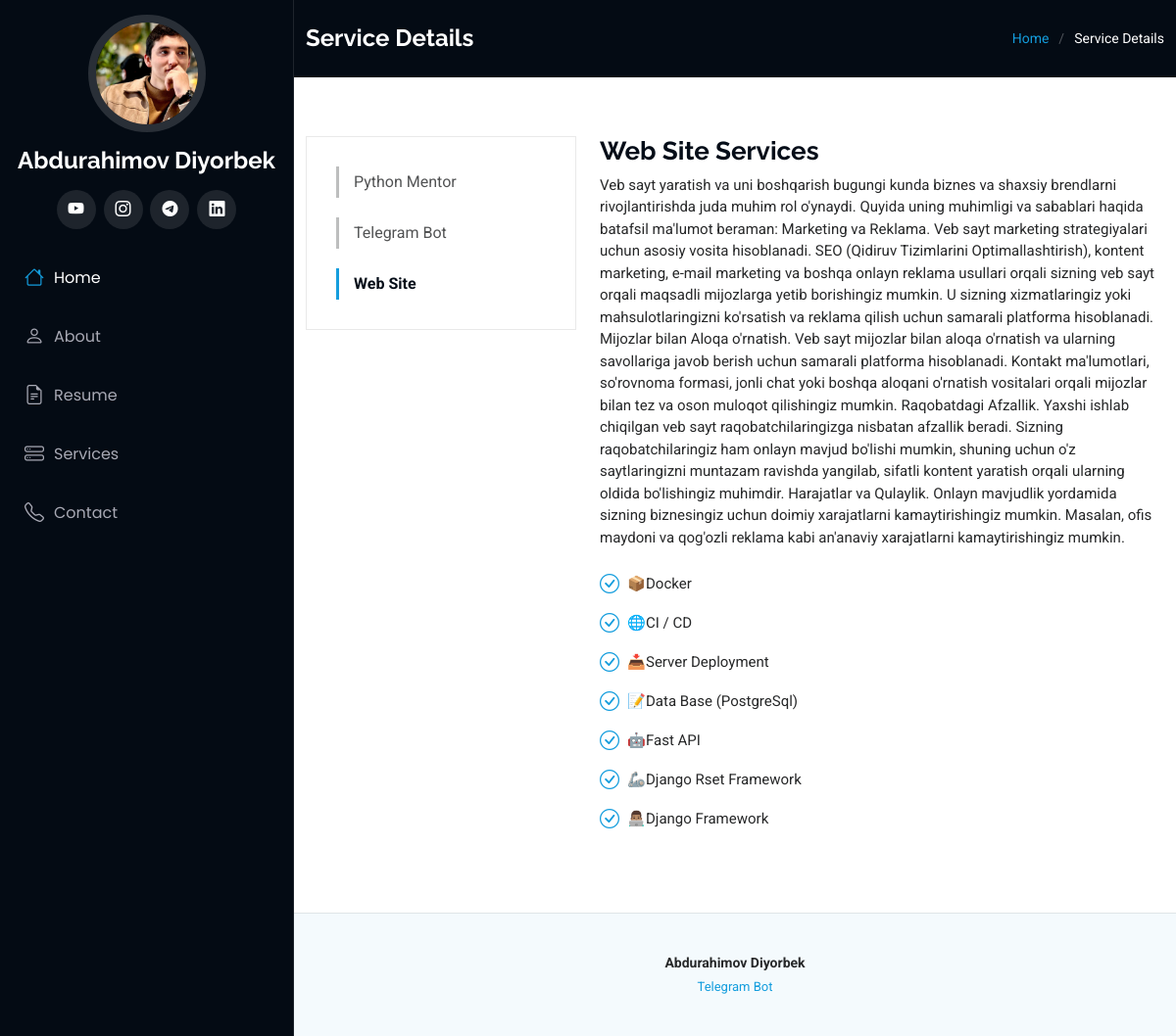
/service/7/, run on the app's committed database.
### resumeapp/models.py (models this page shows, shortened)
class About(models.Model):
    title = models.CharField(max_length=200)
    image = models.ImageField(upload_to='about/')
    bithday = models.DateField()
    site = models.CharField(max_length=200)
    phone_number = models.CharField(max_length=200)
    city = models.CharField(max_length=200)
    bot = models.CharField(max_length=200)
    degree = models.CharField(max_length=200)
    email = models.EmailField()
    freelance = models.CharField(max_length=200)
    happy_cleints = models.CharField(max_length=200)
    site_project = models.CharField(max_length=200)
    bot_project = models.CharField(max_length=200)
    students = models.CharField(max_length=200)
    created_at = models.DateTimeField(auto_now_add=True)
    updated_at = models.DateTimeField(auto_now=True)

class Service(models.Model):
    name = models.CharField(max_length=200)
    icon = models.CharField(max_length=200)
    title = models.CharField(max_length=200)
    description = models.TextField()
    created_at = models.DateTimeField(auto_now_add=True)
    updated_at = models.DateTimeField(auto_now=True)

class Advantage(models.Model):
    service = models.ForeignKey(Service, on_delete=models.CASCADE, related_name='advantage')
    title = models.CharField(max_length=200)

### resumeapp/views.py (the view)
# urls.py: path('service/<int:pk>/', service_detail, name='service-detail'),
def service_detail(request, pk):
    service_pk = Service.objects.get(id=pk)
    service = Service.objects.all()
    links = Links.objects.first()
    about = About.objects.all()
    ctx = {
        'detail': service_pk,
        'service': service,
        'about': about,
        'links': links,
    }
    return render(request, 'service-details.html', ctx)

### templates/service-details.html (shortened to what this page needs)
<!DOCTYPE html>
{% load static %}
<html lang="en">
<head>
    <link href="{% static 'vendor/bootstrap/css/bootstrap.min.css' %}" rel="stylesheet">
    <link href="{% static 'vendor/bootstrap-icons/bootstrap-icons.css' %}" rel="stylesheet">
    <link href="{% static 'vendor/aos/aos.css' %}" rel="stylesheet">
    <link href="{% static 'vendor/glightbox/css/glightbox.min.css' %}" rel="stylesheet">
    <link href="{% static 'vendor/swiper/swiper-bundle.min.css' %}" rel="stylesheet">
    <link href="{% static 'css/main.css' %}" rel="stylesheet">
</head>
<body class="service-details-page">
<header id="header" class="header dark-background d-flex flex-column">
    <div class="profile-img">
        {% for i in about %}
            <img src="{{ i.image.url }}" alt="" class="img-fluid rounded-circle">
        {% endfor %}
    </div>
    <a href="index.html" class="logo d-flex align-items-center justify-content-center">
        <h1 class="sitename">Abdurahimov Diyorbek</h1>
    </a>
    <div class="social-links text-center">
        <a href="{{ links.linktee }}" target="_blank" class="youtube"><i
                class="bi bi-youtube"></i></a>
        <a href="{{ links.instagram }}" target="_blank" class="instagram"><i class="bi bi-instagram"></i></a>
        <a href="{{ links.telegram }}" target="_blank" class="telegram"><i class="bi bi-telegram"></i></a>
        <a href="{{ links.linkedin }}" target="_blank" class="linkedin"><i
                class="bi bi-linkedin"></i></a>
    </div>
    <nav id="navmenu" class="navmenu">
        <ul>
            <li><a href="/#hero" class="active"><i class="bi bi-house navicon"></i>Home</a></li>
            <li><a href="/#about"><i class="bi bi-person navicon"></i> About</a></li>
            <li><a href="/#resume"><i class="bi bi-file-earmark-text navicon"></i> Resume</a></li>
            <li><a href="/#services"><i class="bi bi-hdd-stack navicon"></i> Services</a></li>
            <li><a href="/#contact"><i class="bi bi-telephone navicon"></i> Contact</a></li>
        </ul>
    </nav>
</header>
<main class="main">
    <div class="page-title dark-background">
        <div class="container d-lg-flex justify-content-between align-items-center">
            <h1 class="mb-2 mb-lg-0">Service Details</h1>
            <nav class="breadcrumbs">
                <ol>
                    <li><a href="{% url 'index' %}">Home</a></li>
                    <li class="current">Service Details</li>
                </ol>
            </nav>
        </div>
    </div>
    <section id="service-details" class="service-details section">
        <div class="container">
            <div class="row gy-4">
                <div class="col-lg-4" data-aos="fade-up" data-aos-delay="100">
                    <div class="services-list">
                        {% for i in service %}
                            <a href="/service/{{ i.pk }}/"
                               {% if i.pk == detail.pk %}class="active"{% endif %}>{{ i.name }}</a>
                        {% endfor %}
                    </div>
                </div>
                <div class="col-lg-8" data-aos="fade-up" data-aos-delay="200">
                    <h3>{{ detail.title }}</h3>
                    <p>
                        {{ detail.description }}
                    </p>
                    <ul>
                        {% for i in detail.advantage.all %}
                            <li><i class="bi bi-check-circle"></i> <span>{{ i.title }}</span></li>
                        {% endfor %}
                    </ul>
                </div>
            </div>
        </div>
    </section>
</main>
<footer id="footer" class="footer position-relative light-background">
    <div class="container">
        <div class="copyright text-center ">
            <p><strong class="px-1 sitename">Abdurahimov Diyorbek</strong></p>
        </div>
        <div class="credits">
            <a href="{{ links.telegram_bot }}" target="_blank">Telegram Bot</a>
        </div>
    </div>
</footer>
</body>
</html>

### data on the page
About: image (picture)
Service: name "Python Mentor"
Service: name "Telegram Bot"
Service: name "Web Site", title "Web Site Services", description "Veb sayt yaratish va uni boshqarish bugungi kunda biznes va shaxsiy brendlarni rivojlantirishda juda muhim rol o'ynaydi. Quyida uning muhimligi va sabablari haqida batafsil ma'lumot beraman: Marketing va Reklama. Veb sayt marketing strategiyalari uchun asosiy vosita hisoblanadi. SEO (Qidiruv Tizimlarini Optimallashtirish), kontent marketing, e-mail marketing va boshqa onlayn reklama usullari orqali sizning veb sayt orqali maqsadli mijozlarga yetib borishingiz mumkin. U sizning xizmatlaringiz yoki mahsulotlaringizni ko'rsatish va reklama qilish uchun samarali platforma hisoblanadi. Mijozlar bilan Aloqa o'rnatish. Veb sayt mijozlar bilan aloqa o'rnatish va ularning savollariga javob berish…"
Advantage: title "📦Docker"
Advantage: title "🌐CI / CD"
Advantage: title "📥Server Deployment"
Advantage: title "📝Data Base (PostgreSql)"
Advantage: title "🤖Fast API"
Advantage: title "🦾Django Rset Framework"
Advantage: title "👨🏽‍💻Django Framework"
